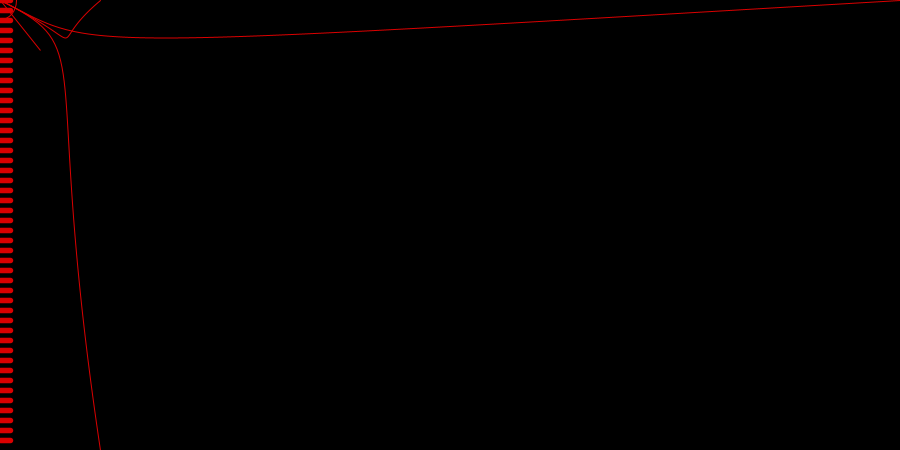
Frame 1 (no input)
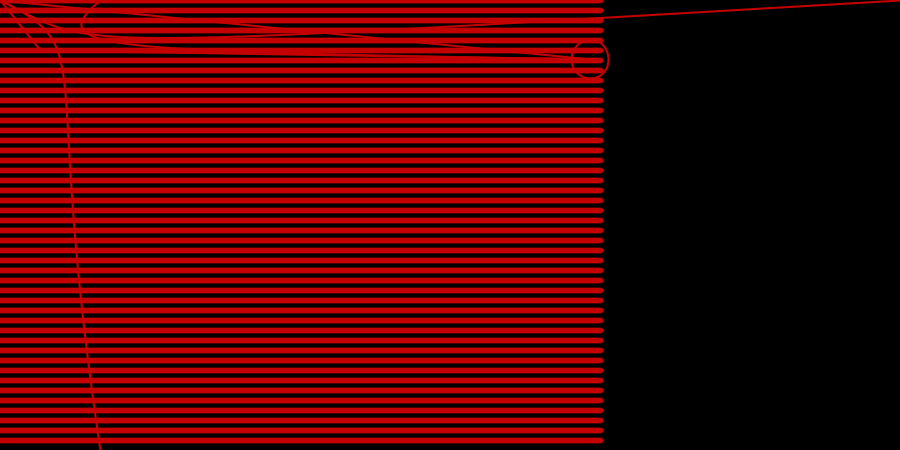
Frame 60 (the mouse pressed at the canvas centre just before this capture)
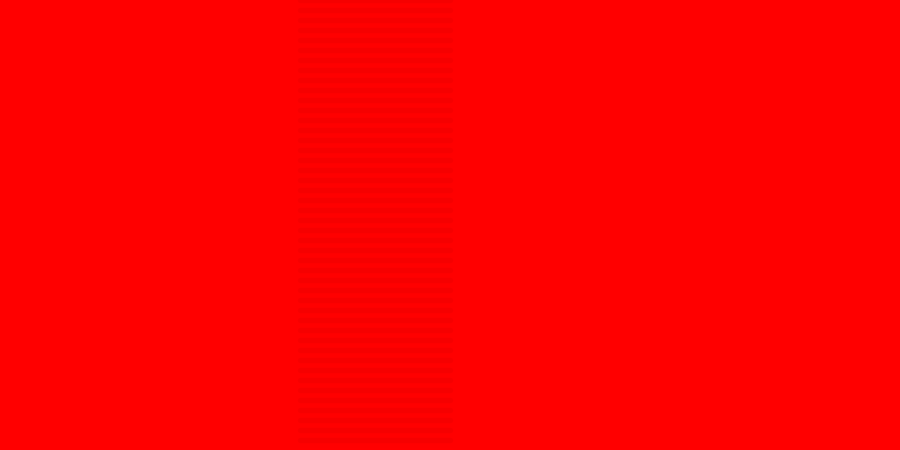
Frame 120 (the mouse held since frame 60 and released just before this capture)

The Processing sketch that drew these frames (run headless with seeded random() and noise(); from frame 60 on, the mouse is pressed at the canvas centre):

// Processing sketch: processing_57271
// ── processing_57271.pde

//es un poco abstracto pero queria generar una textura que siguiera una pelotita y que al momento de dar click fuera como si le disparara y la pantalla se pusiera en rojo
// como un jueguito

int movex;
int movey;
 float verticalx=0;
 
 
void setup(){
size(900,450);
background(0);
smooth();
noFill();
stroke(random(255),random(255),random(255),random(80,100));
movex=0;
movey=0;
 
}
 
 
 
void draw(){
  
  stroke(random(255),0,0);
 background(0);
 //fill(0,0,random(20,30),random(20,40));
ellipse( movex,movey+0,random(20,60),random(20,60));
triangle (movex,movey+0,40,50,mouseX,mouseY);
bezier(900,+0,40,50,100,50,mouseX+0,mouseY);
bezier(100,450,40,50,100,50,mouseX+0,mouseY);
bezier(100,+0,40,50,100,50,movex+0,movey);


strokeWeight(random(10));
 
movex=movex+10;
movey++;
 
if (movex>=width){
  movex=0;
}
 
if (movey>=height){
  movey=0;
}
 
 if (mousePressed){
   background(255,0,0);
 }
 
 for (int i = 0; i < 450; i = i+10) {
  line(mouseX, i, movex, i);
}
 
 
 
}
 
 
//bezier(x1, y1, cpx1, cpy1, cpx2, cpy2, x2, y2);
 
 
//curve(cpx1, cpy1, x1, y1, x2, y2, cpx2, cp);
